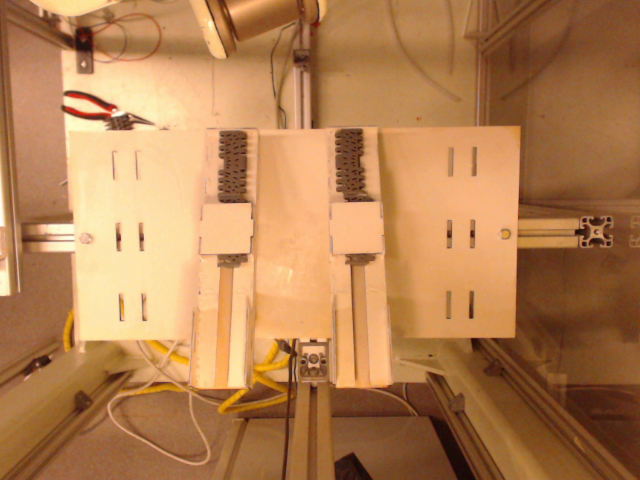
#> input picture code samples/moduleCamera/loadingDock.png, 640 x 480 px
$ python findCountour.py   (older library calls are emulated)
#> lines starting #> are read from the running program, lines starting #| are printed output that depends on the picture; after the words box and inside, x2 and y2 are one past the last pixel; in counts of white or black regions, pixels touching at a corner belong together
import cv2
import numpy as np

img = cv2.imread('loadingDock.png')
#> img is the input picture: shape (480, 640, 3); mean B, G, R 81.4, 127.7, 179.4

gray_image = cv2.cvtColor(img, cv2.COLOR_BGR2GRAY)
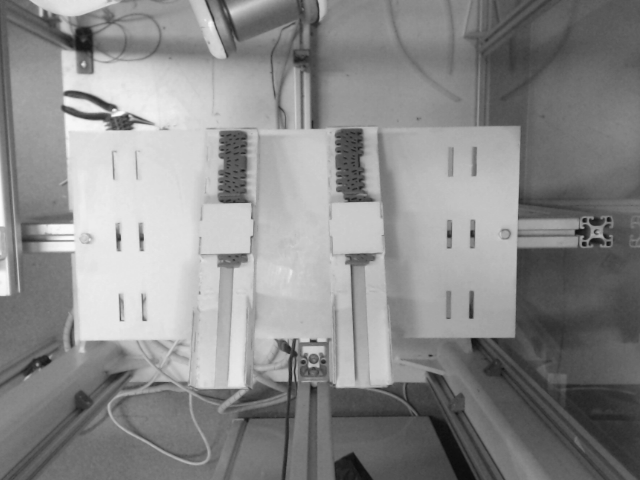
#> gray_image: shape (480, 640); min 11, max 252, mean 137.9


ret,thresh = cv2.threshold(gray_image,127,255,0)
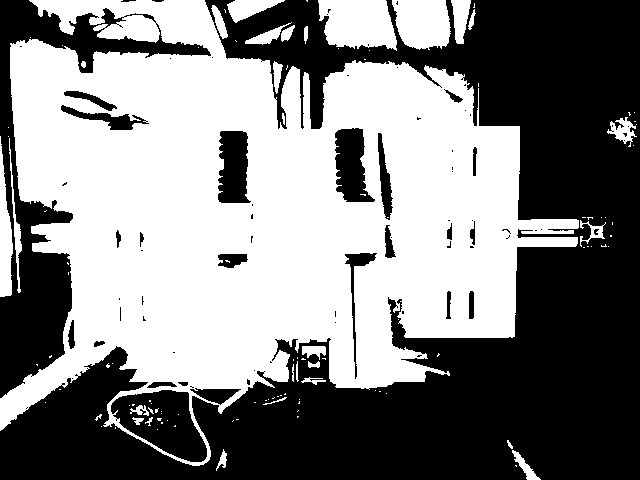
#> thresh: shape (480, 640); 51% white; 76 black regions (50 under 20 px)


cv2.imshow('sffefefr', thresh)

im2, contours, hierarchy = cv2.findContours(thresh, cv2.RETR_TREE, cv2.CHAIN_APPROX_SIMPLE)
#> contours = 208 contours, 158 with area under 20; largest, box (x1, y1, x2, y2) and area: (0, 0, 579, 466) 155624, (110, 389, 208, 463) 4400, (318, 0, 397, 51) 3071, (392, 0, 451, 50) 2324, (334, 127, 376, 203) 2112

cnt = contours[0]
#> cnt = [[515, 465], [516, 466], [516, 465]]
M = cv2.moments(cnt)
#> M = moments, m00 0.5, centre m10/m00, m01/m00 = (515.7, 465.3)
# cv2.drawContours(img, contours, 1, (0,255,0), 3)

epsilon = 0.1*cv2.arcLength(cnt,True)
#> epsilon = 0.341
approx = cv2.approxPolyDP(cnt,epsilon,True)
#> approx = [[515, 465], [516, 466], [516, 465]]

cv2.drawContours(img,[approx],-1,(0,255,0),3)
#> img: shape (480, 640, 3); 0.01% of pixels changed, all inside (x1, y1, x2, y2) = (513, 463, 519, 469)

print(M)
#> (printed output is left out)
cv2.imshow('sffr', img)
cv2.waitKey(0)  # Waits forever for user to press any key
cv2.destroyAllWindows()  # Closes displayed windows

$ run again, with code samples/moduleCamera/initial.png copied over code samples/moduleCamera/loadingDock.png
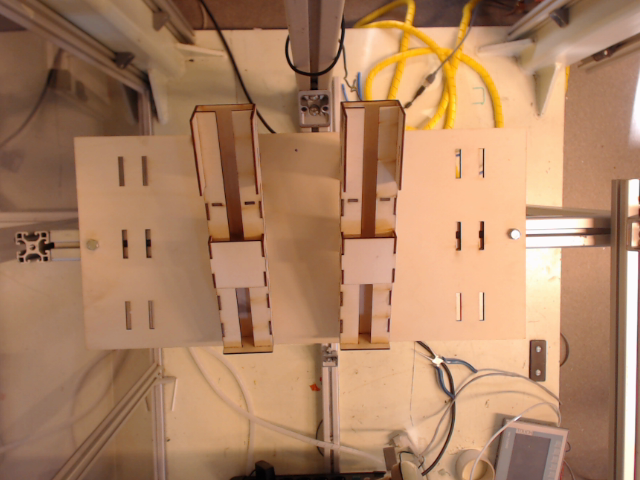
#> input picture code samples/moduleCamera/initial.png, 640 x 480 px
#> img is the input picture: shape (480, 640, 3); mean B, G, R 99.6, 131.1, 173
#> `gray_image = cv2.cvtColor(img, cv2.COLOR_BGR2GRAY)`:
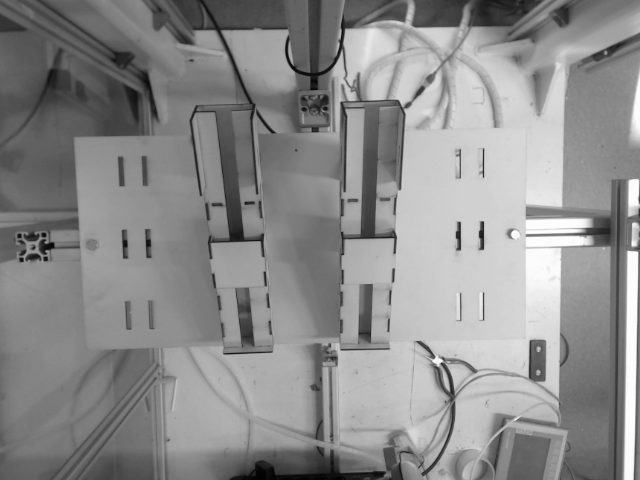
#> gray_image: shape (480, 640); min 2, max 253, mean 140
#> `ret,thresh = cv2.threshold(gray_image,127,255,0)`:
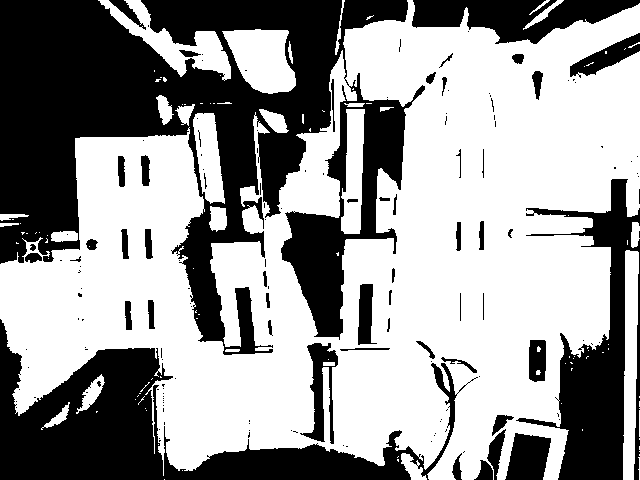
#> thresh: shape (480, 640); 60% white; 154 black regions (103 under 20 px)
#> contours = 301 contours, 227 with area under 20; largest, box (x1, y1, x2, y2) and area: (0, 0, 640, 480) 184210, (280, 72, 426, 341) 13774, (222, 29, 296, 94) 3187, (98, 0, 231, 81) 3009, (623, 250, 639, 480) 2585
#> cnt = [[164, 479]]
#> M = moments, m00 0
#> epsilon = 0
#> approx = [[164, 479]]
#> img: shape (480, 640, 3); under 0.01% of pixels changed, all inside (x1, y1, x2, y2) = (162, 477, 167, 480)
#> (printed output is left out)
